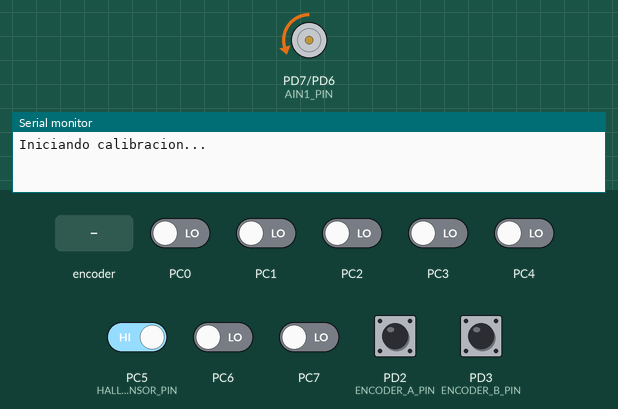
Simulated run of this program. Board: ATmega328P, built with avr-gcc and emulated at 16 MHz. Parts: motor-driver pin pairs drawn as motors (green arrow = first pin HIGH = forward, orange = second pin HIGH = backward, longer = more drive, scaled by the enable pin), the last lines printed to the serial monitor. Inputs (shaded band) come from the test bench; at power-on: PC5 (HALL_SENSOR_PIN), PD2 (ENCODER_A_PIN), PD3 (ENCODER_B_PIN) HIGH, PC0–4, PC6, PC7 LOW.

Above: at 1.2 s.
1.3 s: PC5 (HALL_SENSOR_PIN) driven LOW
At 2.2 s:
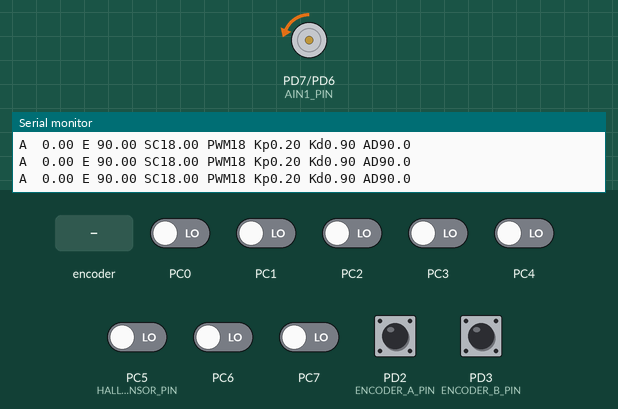
2.9 s: rotary encoder on PD2 (ENCODER_A_PIN) / PD3 (ENCODER_B_PIN) turned 2 steps (second pin leading)
At 3.14 s:
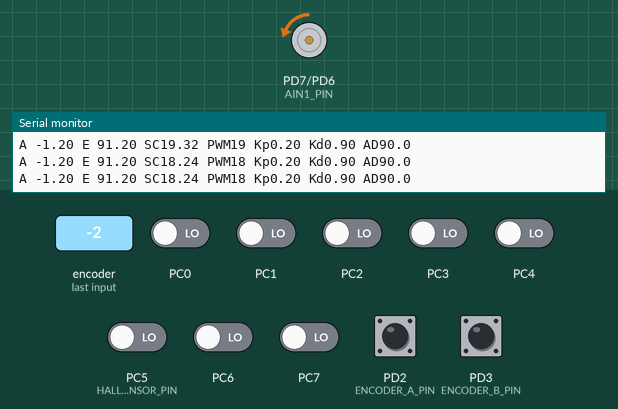
Timing chart, 0 to 5.9 s (numbered marks = the images above; inputs shaded):
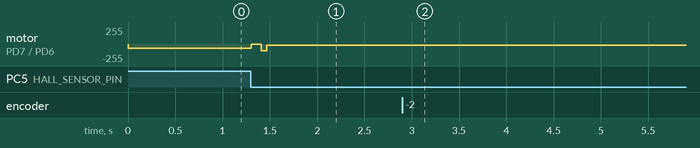

Measured:
- after the input at 1.3 s, motor on PD7 (AIN1_PIN) / PD6 (AIN2_PIN): backward 60/255 → stopped at once, → backward 18/255 0.11 s later
- after the input at 2.9 s, motor on PD7 (AIN1_PIN) / PD6 (AIN2_PIN): alternates backward 19/255 for 0.05 s and backward 18/255 for 0.16 s, 4 changes in all, then stays backward 18/255, starting after 0.10 s

The program:

main.c
```c
#ifndef F_CPU
    #define F_CPU 16000000UL // Frecuencia del cristal (solo si no está definida)
#endif
#include <avr/io.h>
#include <util/delay.h>
#include <avr/interrupt.h>
#include <stdio.h>
#include <stdlib.h> // Para atof()
#include <string.h> // Para strncmp()
#include <math.h>   // Para fabs()

// --- Definiciones del Microcontrolador y Comunicación ---
#define BAUD 115200      // Velocidad de comunicación UART en baudios
#define UBRR_VALUE ((F_CPU)/(16UL*BAUD)-1) // Valor para el registro UBRR0 para la velocidad BAUD

// --- Definiciones del Sistema Físico ---
#define PULSOS_POR_REVOLUCION_ENCODER 300 // Número de pulsos que genera el encoder por cada revolución completa
#define GRADOS_POR_PULSO (360.0 / PULSOS_POR_REVOLUCION_ENCODER) // Grados de rotación por cada pulso del encoder

// --- Definiciones de Pines ---
#define PWM_PIN PB1   // Pin de salida PWM para controlar la velocidad del motor (OC1A)
#define AIN1_PIN PD7  // Pin de control 1 del puente H (dirección)
#define AIN2_PIN PD6  // Pin de control 2 del puente H (dirección)
#define ENCODER_A_PIN PD2 // Pin para la señal A del encoder (INT0)
#define ENCODER_B_PIN PD3 // Pin para la señal B del encoder
#define HALL_SENSOR_PIN PC5 // Pin para el sensor de efecto Hall (PCINT13)

// --- Variables Globales Volátiles (Modificadas por ISRs) ---
volatile int32_t contador_pulsos = 0; // Contador de pulsos del encoder (puede ser negativo)
volatile uint8_t hall_activado = 0;   // Bandera que indica si el sensor Hall se activó (0 = no, 1 = sí)
volatile uint8_t calibrado = 0;       // Bandera que indica si el sistema se ha calibrado (0 = no, 1 = sí)

// --- Parámetros de Control ---
volatile float ANGULO_DESEADO = 90.0; // Ángulo objetivo inicial (puede ser modificado por UART)
float kp = 0.2; // Ganancia Proporcional inicial (puede ser modificada por UART)
float kd = 0.9; // Ganancia Derivativa inicial (puede ser modificada por UART)

// --- Constantes de Control ---
#define UMBRAL_ESTABILIDAD 1.0 // Margen de error aceptable para considerar que se alcanzó el ángulo deseado

//////////////////////////////////////////////////////////////////////////
// Funciones de Comunicación UART
//////////////////////////////////////////////////////////////////////////

/**
 * @brief Inicializa el hardware UART del microcontrolador.
 */
void uart_inicializar(void) {
    // Configura la velocidad (baud rate)
    UBRR0H = (unsigned char)(UBRR_VALUE >> 8);
    UBRR0L = (unsigned char)UBRR_VALUE;
    // Habilita la recepción (RXEN0) y transmisión (TXEN0)
    UCSR0B = (1 << RXEN0) | (1 << TXEN0);
    // Configura el formato de trama: 8 bits de datos, 1 bit de parada (por defecto)
    UCSR0C = (1 << UCSZ01) | (1 << UCSZ00);
}

/**
 * @brief Transmite un solo carácter por UART.
 * @param dato El carácter a transmitir.
 */
void uart_transmitir(unsigned char dato) {
    // Espera hasta que el buffer de transmisión esté vacío (UDRE0 = 1)
    while (!(UCSR0A & (1 << UDRE0)));
    // Carga el dato en el registro de transmisión UDR0
    UDR0 = dato;
}

/**
 * @brief Transmite una cadena de caracteres (string) por UART.
 * @param str Puntero a la cadena de caracteres terminada en null.
 */
void uart_imprimir(const char* str) {
    // Itera sobre la cadena hasta encontrar el carácter nulo
    while(*str) {
        uart_transmitir(*str++); // Transmite cada carácter
    }
}

/**
 * @brief Lee una línea de texto desde UART hasta encontrar un retorno de carro o nueva línea.
 *        Almacena la línea en el buffer proporcionado. Es bloqueante.
 * @param buffer Puntero al buffer donde se almacenará la línea leída.
 * @param max_longitud Tamaño máximo del buffer (incluyendo el carácter nulo).
 */
void uart_leer_linea(char *buffer, uint8_t max_longitud) {
    uint8_t i = 0;
    char c;
    while (i < (max_longitud - 1)) {
        // Espera hasta que se reciba un carácter (RXC0 = 1)
        while (!(UCSR0A & (1 << RXC0)));
        c = UDR0; // Lee el carácter recibido
        // Si es retorno de carro o nueva línea, termina la lectura
        if(c == '\r' || c == '\n')
            break;
        buffer[i++] = c; // Almacena el carácter en el buffer
    }
    buffer[i] = '\0'; // Asegura que la cadena esté terminada en null
}

/**
 * @brief Descarta cualquier dato pendiente en el buffer de recepción UART.
 */
void limpiar_buffer_uart(void) {
    while (UCSR0A & (1 << RXC0)) {
        (void)UDR0; // Leer y descartar el dato
    }
}

//////////////////////////////////////////////////////////////////////////
// Funciones de PWM y Control del Puente H (Motor)
//////////////////////////////////////////////////////////////////////////

/**
 * @brief Configura el Timer1 para generar una señal PWM en el pin PWM_PIN (OC1A).
 */
void configurar_pwm(void) {
    // Configura el pin PWM como salida
    DDRB |= (1 << PWM_PIN);
    // Configura el Timer1 en modo PWM Rápido de 8 bits (WGM10=1, WGM12=1)
    // TOP = 0xFF (255)
    TCCR1A |= (1 << WGM10);
	TCCR1B |= (1 << WGM12); // Corrección: WGM12 está en TCCR1B
    // Configura la salida OC1A para modo no invertido (COM1A1=1)
    // El PWM se pone en alto en la comparación y en bajo en BOTTOM.
    TCCR1A |= (1 << COM1A1);
    // Configura el preescalador del Timer1 a 1 (CS10=1) para iniciar el temporizador
    // Frecuencia PWM = F_CPU / (Preescalador * (TOP + 1)) = 16MHz / (1 * 256) = 62.5 kHz
    TCCR1B |= (1 << CS10);
    // Establece un ciclo de trabajo inicial (Duty Cycle)
    // OCR1A controla el ancho del pulso. Valor entre 0 y 255.
    OCR1A = 50; // Ejemplo: ~20% de ciclo de trabajo (50/255)
}

/**
 * @brief Configura los pines de control del puente H como salidas.
 */
void configurar_puente_h(void) {
    DDRD |= (1 << AIN1_PIN) | (1 << AIN2_PIN); // Configura los pines como salida
}

/**
 * @brief Configura el puente H para mover el motor en un sentido (ej. "adelante").
 */
void mover_motor_adelante(void) {
    PORTD |= (1 << AIN2_PIN);  // AIN2 = ALTO
    PORTD &= ~(1 << AIN1_PIN); // AIN1 = BAJO
}

/**
 * @brief Configura el puente H para mover el motor en el sentido opuesto (ej. "atrás").
 */
void mover_motor_atras(void) {
    PORTD |= (1 << AIN1_PIN);  // AIN1 = ALTO
    PORTD &= ~(1 << AIN2_PIN); // AIN2 = BAJO
}

/**
 * @brief Configura el puente H para detener el motor (freno bajo).
 */
void detener_motor(void) {
    PORTD &= ~(1 << AIN1_PIN); // AIN1 = BAJO
    PORTD &= ~(1 << AIN2_PIN); // AIN2 = BAJO
}

//////////////////////////////////////////////////////////////////////////
// ISRs (Rutinas de Servicio de Interrupción)
//////////////////////////////////////////////////////////////////////////

/**
 * @brief ISR para la interrupción externa INT0 (conectada a ENCODER_A_PIN).
 *        Se activa en cada flanco de subida de la señal A del encoder.
 *        Lee la señal B para determinar la dirección y actualiza contador_pulsos.
 */
ISR(INT0_vect) {
    // Lee el estado del pin B del encoder (ENCODER_B_PIN)
    if (PIND & (1 << ENCODER_B_PIN)) { // Si la señal B está en ALTO
        contador_pulsos--; // Decrementa el contador (ej. rotación antihoraria)
    } else { // Si la señal B está en BAJO
        contador_pulsos++; // Incrementa el contador (ej. rotación horaria)
    }
}

/**
 * @brief ISR para la interrupción por cambio de pin PCINT1 (grupo PCINT8-PCINT14).
 *        Se activa cuando hay un cambio en cualquier pin habilitado del grupo.
 *        Verifica específicamente el estado del sensor Hall (HALL_SENSOR_PIN).
 */
ISR(PCINT1_vect) {
    // Verifica si el pin del sensor Hall (PC5) está en BAJO (activo)
    if (!(PINC & (1 << HALL_SENSOR_PIN))) {
        hall_activado = 1; // Establece la bandera indicando que el Hall se activó
    }
    // Nota: Esta ISR se activará en CUALQUIER cambio de los pines PCINT8-14.
    // Si otros pines de este grupo se usan y cambian, esta ISR se ejecutará.
    // La lógica actual solo reacciona al estado de PC5 cuando la ISR se dispara.
}

//////////////////////////////////////////////////////////////////////////
// Función Principal (MAIN)
//////////////////////////////////////////////////////////////////////////
int main(void) {
    // Buffers para comunicación UART y conversión de números
    char buffer_uart[80];    // Buffer general para formatear mensajes UART
    char buffer_entrada[32]; // Buffer para leer comandos/datos de UART
    char angulo_str[10];     // Buffer para convertir ángulo actual a cadena
    char error_str[10];      // Buffer para convertir error a cadena

    // --- Inicializaciones de Periféricos ---
    uart_inicializar();      // Configura la comunicación UART
    configurar_pwm();        // Configura el PWM para el control del motor
    configurar_puente_h();   // Configura los pines de control del puente H

    // --- Configuración de Pines de Entrada (Encoder y Sensor Hall) ---
    // Configuración del pin INT0 (PD2) para el encoder (canal A)
    DDRD &= ~(1 << ENCODER_A_PIN); // PD2 como entrada
    PORTD |= (1 << ENCODER_A_PIN); // Habilita pull-up interno en PD2

    // Configuración del pin PD3 para el encoder (canal B)
    DDRD &= ~(1 << ENCODER_B_PIN); // PD3 como entrada
    PORTD |= (1 << ENCODER_B_PIN); // Habilita pull-up interno en PD3

    // Configuración del pin PC5 para el sensor Hall
    DDRC &= ~(1 << HALL_SENSOR_PIN); // PC5 como entrada
    PORTC |= (1 << HALL_SENSOR_PIN); // Habilita pull-up interno en PC5

    // --- Configuración de Interrupciones ---
    // Configuración de la interrupción externa INT0 (Encoder A)
    EICRA |= (1 << ISC01) | (1 << ISC00); // INT0 se activa en flanco de subida
    EIMSK |= (1 << INT0);                 // Habilita la interrupción INT0

    // Configuración de la interrupción por cambio de pin para PC5 (Sensor Hall)
    PCMSK1 |= (1 << PCINT13); // Habilita la interrupción para PCINT13 (correspondiente a PC5)
    PCICR |= (1 << PCIE1);    // Habilita las interrupciones del grupo PCINT8-PCINT14 (Puerto C)

    sei(); // Habilita las interrupciones globales

    // --- Calibración Inicial ---
    // Mueve el motor hasta que se active el sensor Hall para encontrar la posición cero.
    uart_imprimir("Iniciando calibracion...\r\n");
    mover_motor_adelante(); // Comienza a mover el motor
    OCR1A = 60; // Establece un ciclo de trabajo moderado para la calibración
    while (!hall_activado) { // Espera hasta que la ISR del Hall active la bandera
        _delay_ms(10); // Pequeña pausa para no saturar el CPU
    }
    detener_motor(); // Detiene el motor una vez encontrado el punto de referencia
    _delay_ms(100); // Pausa para asegurar que el motor se detenga completamente
    uart_imprimir("Calibracion completada. Sensor Hall detectado.\r\n");

    contador_pulsos = 0; // Reinicia el contador de pulsos en la posición de referencia (cero)
    calibrado = 1;       // Marca que la calibración se ha completado
    hall_activado = 0;   // Reinicia la bandera del sensor Hall para futuras detecciones

    // --- Bucle Principal de Control ---
    float angulo_actual, error; // Variables para el ángulo y el error
    float error_anterior = 0.0; // Variable para almacenar el error anterior para el cálculo derivativo
    float derivada_error;       // Variable para la derivada del error
    float senal_control;        // Salida del controlador PD
    int pwm_valor;              // Valor a escribir en OCR1A (0-255)
    uint8_t hall_anterior = 1;  // Estado anterior del sensor Hall (1 = inactivo, 0 = activo)

    uart_imprimir("Sistema listo. Esperando comandos (ej: KP=0.5, KD=0.8, AN=180.0)\r\n");

    while (1) { // Bucle infinito

        // --- Lectura de Comandos UART (No bloqueante) ---
        if (UCSR0A & (1 << RXC0)) { // Verifica si hay datos recibidos en UART
            uart_leer_linea(buffer_entrada, sizeof(buffer_entrada)); // Lee la línea de comando

            // Procesa el comando recibido
            if (strncmp(buffer_entrada, "KP=", 3) == 0) { // Comando para Kp
                kp = atof(buffer_entrada + 3); // Convierte la parte numérica y actualiza Kp
                sprintf(buffer_uart, "Nuevo Kp: %f\r\n", kp);
                uart_imprimir(buffer_uart);
            } else if (strncmp(buffer_entrada, "KD=", 3) == 0) { // Comando para Kd
                kd = atof(buffer_entrada + 3); // Convierte y actualiza Kd
                sprintf(buffer_uart, "Nuevo Kd: %f\r\n", kd);
                uart_imprimir(buffer_uart);
            } else if (strncmp(buffer_entrada, "AN=", 3) == 0) { // Comando para Ángulo Deseado
                ANGULO_DESEADO = atof(buffer_entrada + 3); // Convierte y actualiza el ángulo deseado
                sprintf(buffer_uart, "Nuevo Angulo Deseado: %f\r\n", ANGULO_DESEADO);
                uart_imprimir(buffer_uart);
            } else if (strlen(buffer_entrada) > 0) { // Si se recibió algo pero no es un comando conocido
                uart_imprimir("Comando no reconocido: ");
                uart_imprimir(buffer_entrada);
                uart_imprimir("\r\n");
            }
             // Si no se recibió nada o solo un Enter, no hace nada.
        }

        // --- Detección de paso por cero (Sensor Hall) ---
        // Lee el estado actual del sensor Hall (activo bajo)
        uint8_t hall_actual = (PINC & (1 << HALL_SENSOR_PIN)) ? 1 : 0; // 1 si está inactivo (alto), 0 si está activo (bajo)
        // Si el estado anterior era inactivo (1) y el actual es activo (0), significa que pasó por el punto cero
        if (hall_anterior == 1 && hall_actual == 0) {
            contador_pulsos = 0; // Reinicia el contador de pulsos
            // uart_imprimir("Paso por cero detectado (Hall).\r\n"); // Mensaje opcional de depuración
        }
        hall_anterior = hall_actual; // Actualiza el estado anterior del Hall para la próxima detección

        // --- Cálculo del Error y Control PD ---
        angulo_actual = contador_pulsos * GRADOS_POR_PULSO; // Calcula el ángulo actual
        error = ANGULO_DESEADO - angulo_actual; // Calcula el error Proporcional

        // --- Cálculo del Término Derivativo ---
        derivada_error = error - error_anterior; // Calcula la diferencia de error respecto a la iteración anterior

        // --- Cálculo de la Señal de Control PD ---
        senal_control = (kp * error) + (kd * derivada_error);

        // --- Aplicación de la Señal de Control al Motor ---

        // Limitar la señal de control a un rango manejable para el PWM (ej. +/- 255)
        // Estos límites pueden necesitar ajuste experimental.
        if (senal_control > 255.0) {
            senal_control = 255.0;
        } else if (senal_control < -255.0) {
            senal_control = -255.0;
        }

        // Determinar dirección y valor PWM
        if (fabs(error) < UMBRAL_ESTABILIDAD) { // Si estamos dentro del umbral, detener
             detener_motor();
             pwm_valor = 0;
        } else if (senal_control > 0) { // Señal positiva -> mover adelante
            mover_motor_adelante();
            pwm_valor = (int)senal_control; // Usar la señal de control directamente como PWM
        } else { // Señal negativa -> mover atrás
            mover_motor_atras();
            pwm_valor = (int)(-senal_control); // Usar el valor absoluto para el PWM
        }

        // Asegurar que el valor PWM esté dentro de los límites (0-255)
        if (pwm_valor < 0) {
            pwm_valor = 0;
        } else if (pwm_valor > 255) {
            pwm_valor = 255;
        }

        // Aplicar el valor PWM al registro OCR1A
        OCR1A = pwm_valor;


        // --- Envío de Datos por UART ---
        // Convierte el ángulo actual, error y otros datos a cadenas de texto
        dtostrf(angulo_actual, 6, 2, angulo_str);
        dtostrf(error, 6, 2, error_str);
        // Formatea y envía la cadena por UART, incluyendo la señal de control y el PWM aplicado
        sprintf(buffer_uart, "A%s E%s SC%.2f PWM%d Kp%.2f Kd%.2f AD%.1f\r\n",
                angulo_str, error_str, senal_control, pwm_valor, kp, kd, ANGULO_DESEADO);
        uart_imprimir(buffer_uart);

        // --- Actualización de Variables para la Próxima Iteración ---
        error_anterior = error; // Guarda el error actual para el cálculo derivativo en la siguiente iteración

        // --- Pequeña Pausa ---
        _delay_ms(50); // Pausa para controlar la velocidad del bucle y permitir otras tareas (como UART). Ajustar según sea necesario.

        // La lógica de timeout (stableCounter, noImprovementCounter, generalTimeoutCounter) ha sido eliminada.
        // Los parámetros Kp, Kd y ANGULO_DESEADO ahora se actualizan mediante comandos UART.
    }

    return 0; // Teóricamente nunca se alcanza en un microcontrolador embebido
}
```
